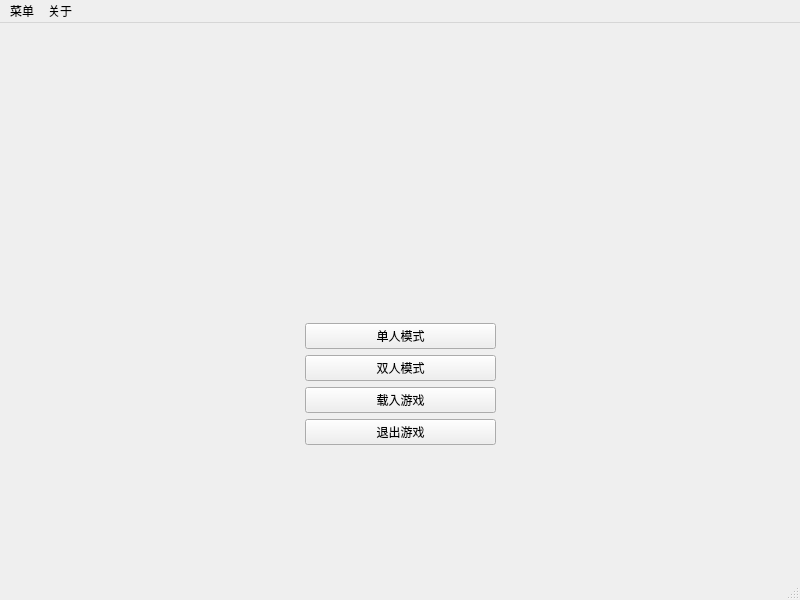
<?xml version="1.0" encoding="UTF-8"?>
<ui version="4.0">
 <class>MainWindow</class>
 <widget class="QMainWindow" name="MainWindow">
  <property name="geometry">
   <rect>
    <x>0</x>
    <y>0</y>
    <width>800</width>
    <height>600</height>
   </rect>
  </property>
  <property name="windowTitle">
   <string>MainWindow</string>
  </property>
  <property name="styleSheet">
   <string notr="true">background-image: url(:/Images/BGP.png);</string>
  </property>
  <widget class="QWidget" name="centralwidget">
   <layout class="QHBoxLayout" name="horizontalLayout_2">
    <item>
     <layout class="QVBoxLayout" name="verticalLayout_3">
      <item>
       <spacer name="verticalSpacer">
        <property name="orientation">
         <enum>Qt::Vertical</enum>
        </property>
        <property name="sizeHint" stdset="0">
         <size>
          <width>20</width>
          <height>40</height>
         </size>
        </property>
       </spacer>
      </item>
      <item>
       <layout class="QHBoxLayout" name="horizontalLayout">
        <item>
         <spacer name="horizontalSpacer">
          <property name="orientation">
           <enum>Qt::Horizontal</enum>
          </property>
          <property name="sizeHint" stdset="0">
           <size>
            <width>40</width>
            <height>20</height>
           </size>
          </property>
         </spacer>
        </item>
        <item>
         <layout class="QVBoxLayout" name="verticalLayout_2">
          <item>
           <widget class="QLabel" name="label">
            <property name="minimumSize">
             <size>
              <width>191</width>
              <height>161</height>
             </size>
            </property>
            <property name="styleSheet">
             <string notr="true">image: url(:/Images/icon.png);</string>
            </property>
            <property name="text">
             <string/>
            </property>
           </widget>
          </item>
          <item>
           <layout class="QVBoxLayout" name="verticalLayout">
            <item>
             <widget class="QPushButton" name="singleButton">
              <property name="text">
               <string>单人模式</string>
              </property>
             </widget>
            </item>
            <item>
             <widget class="QPushButton" name="doubleButton">
              <property name="text">
               <string>双人模式</string>
              </property>
             </widget>
            </item>
            <item>
             <widget class="QPushButton" name="loadButton">
              <property name="text">
               <string>载入游戏</string>
              </property>
             </widget>
            </item>
            <item>
             <widget class="QPushButton" name="exitButton">
              <property name="text">
               <string>退出游戏</string>
              </property>
             </widget>
            </item>
           </layout>
          </item>
         </layout>
        </item>
        <item>
         <spacer name="horizontalSpacer_2">
          <property name="orientation">
           <enum>Qt::Horizontal</enum>
          </property>
          <property name="sizeHint" stdset="0">
           <size>
            <width>40</width>
            <height>20</height>
           </size>
          </property>
         </spacer>
        </item>
       </layout>
      </item>
      <item>
       <spacer name="verticalSpacer_2">
        <property name="orientation">
         <enum>Qt::Vertical</enum>
        </property>
        <property name="sizeHint" stdset="0">
         <size>
          <width>20</width>
          <height>40</height>
         </size>
        </property>
       </spacer>
      </item>
     </layout>
    </item>
   </layout>
  </widget>
  <widget class="QMenuBar" name="menubar">
   <property name="geometry">
    <rect>
     <x>0</x>
     <y>0</y>
     <width>800</width>
     <height>21</height>
    </rect>
   </property>
   <widget class="QMenu" name="menu">
    <property name="title">
     <string>菜单</string>
    </property>
    <widget class="QMenu" name="menu_3">
     <property name="title">
      <string>新游戏</string>
     </property>
     <addaction name="action_singlegame"/>
     <addaction name="action_doublegame"/>
    </widget>
    <addaction name="menu_3"/>
    <addaction name="action_load"/>
    <addaction name="action_exit"/>
   </widget>
   <widget class="QMenu" name="menu_2">
    <property name="title">
     <string>关于</string>
    </property>
    <addaction name="action_playmode"/>
    <addaction name="action_item"/>
    <addaction name="action_about"/>
   </widget>
   <addaction name="menu"/>
   <addaction name="menu_2"/>
  </widget>
  <widget class="QStatusBar" name="statusbar"/>
  <action name="action_playmode">
   <property name="text">
    <string>游戏玩法</string>
   </property>
  </action>
  <action name="action_item">
   <property name="text">
    <string>道具说明</string>
   </property>
  </action>
  <action name="action_about">
   <property name="text">
    <string>关于我们</string>
   </property>
  </action>
  <action name="action_load">
   <property name="text">
    <string>载入游戏</string>
   </property>
  </action>
  <action name="action_exit">
   <property name="text">
    <string>退出游戏</string>
   </property>
  </action>
  <action name="action_singlegame">
   <property name="text">
    <string>单人游戏</string>
   </property>
  </action>
  <action name="action_doublegame">
   <property name="text">
    <string>双人游戏</string>
   </property>
  </action>
 </widget>
 <resources/>
 <connections/>
</ui>
